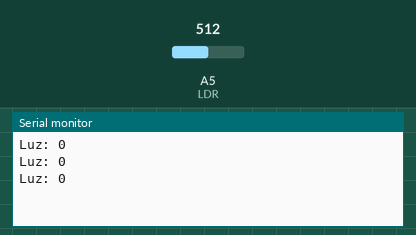
This sketch was run on a simulated Arduino Uno, built with avr-gcc and run on an emulated ATmega328P. Parts: the last lines printed to the serial monitor. The inputs (shaded band) are chosen by the test bench; at power-on: A5 (LDR) = 512.

Above: at 1.3 s.
1.4 s: A5 (LDR) set to 716
At 1.9 s:
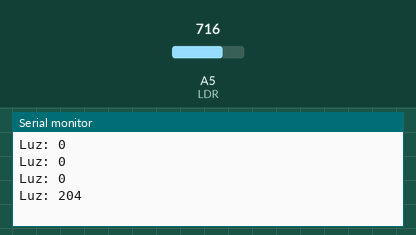
2.9 s: A5 (LDR) set to 900
At 3.4 s:
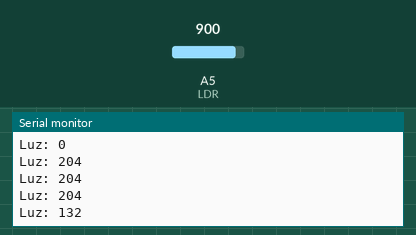
Timing chart, 0 to 5.9 s (numbered marks = the images above; inputs shaded):
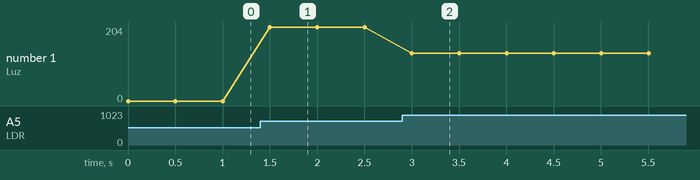

Measured:
- after the input at 1.4 s, the serial monitor: prints a new line after 0.10 s (image 1)
- after the input at 2.9 s, the serial monitor: prints a new line after 0.10 s (image 2)
- plotted number 1: 0 → 204 after the input at 1.4 s, 204 → 132 after the input at 2.9 s

The sketch:

Lab_5_6.ino
```cpp
#define LDR 5

byte luz;

void setup() {
  Serial.begin(9600);
}

void loop() {
  luz = analogRead(LDR);
  Serial.print("Luz: ");
  Serial.println(luz);
  delay(500);
}
```
